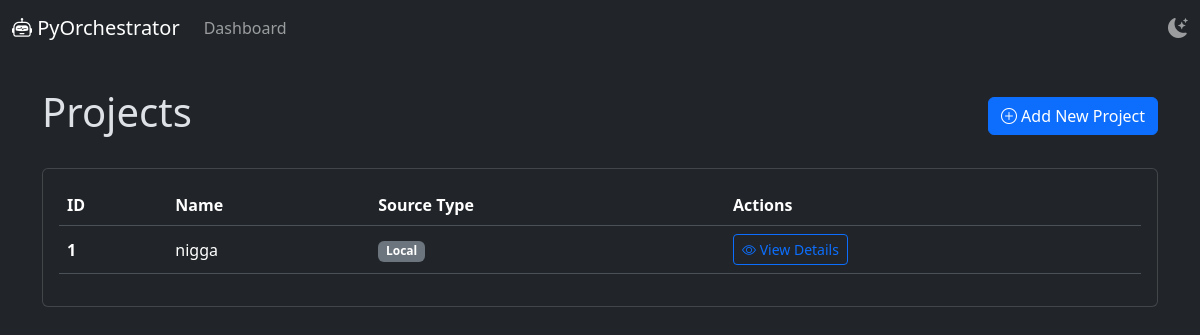
Before: / with the older database file.
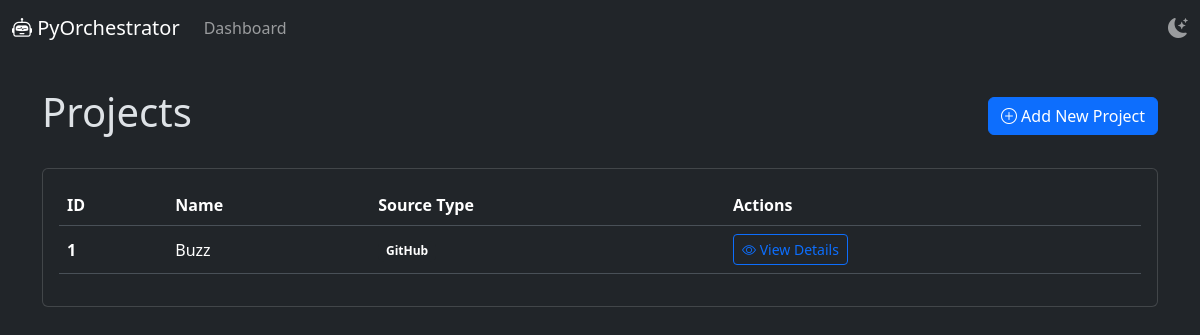
After: the same page with the newer database file.
### app/models/project.py (models this page shows)
class Project(Base):
    __tablename__ = "projects"
    id = Column(Integer, primary_key=True, index=True)
    name = Column(String, unique=True, index=True)
    source_type = Column(String)
    source_url = Column(String, nullable=True)
    source_path = Column(String, nullable=True)
    main_script = Column(String)
    arguments = Column(String, nullable=True)
    environment_type = Column(String)
    schedules = relationship("Schedule", back_populates="project", cascade="all, delete-orphan")
    runs = relationship("Run", back_populates="project", cascade="all, delete-orphan")

### app/main.py (the view)
@app.get("/", response_class=HTMLResponse)
async def dashboard(request: Request, db: Session = Depends(get_db)):
    projects_data = crud_project.get_projects(db)
    return templates.TemplateResponse("index.html", {
        "request": request,
        "projects": projects_data
    })

### templates/index.html (shortened to what this page needs)
{% extends "base.html" %}
{% block content %}
<div class="d-flex justify-content-between align-items-center mb-4">
    <h1>Projects</h1>
    <a href="/projects/add" class="btn btn-primary"><i class="bi bi-plus-circle"></i> Add New Project</a>
</div>
<div class="card">
    <div class="card-body">
        <table class="table table-hover align-middle">
            <thead>
                <tr>
                    <th scope="col">ID</th>
                    <th scope="col">Name</th>
                    <th scope="col">Source Type</th>
                    <th scope="col">Actions</th>
                </tr>
            </thead>
            <tbody>
                {% for project in projects %}
                <tr>
                    <th scope="row">{{ project.id }}</th>
                    <td>{{ project.name }}</td>
                    <td>
                        {% if project.source_type == 'GitHub' %}
                        <span class="badge bg-dark">GitHub</span>
                        {% else %}
                        <span class="badge bg-secondary">Local</span>
                        {% endif %}
                    </td>
                    <td>
                        <a href="/projects/{{ project.id }}" class="btn btn-sm btn-outline-primary"><i class="bi bi-eye"></i> View Details</a>
                    </td>
                </tr>
                {% endfor %}
            </tbody>
        </table>
    </div>
</div>
{% endblock %}

Changed rows visible on the page:
changed Project id 1: name "nigga" → "Buzz"; source_type "Local" → "GitHub"
